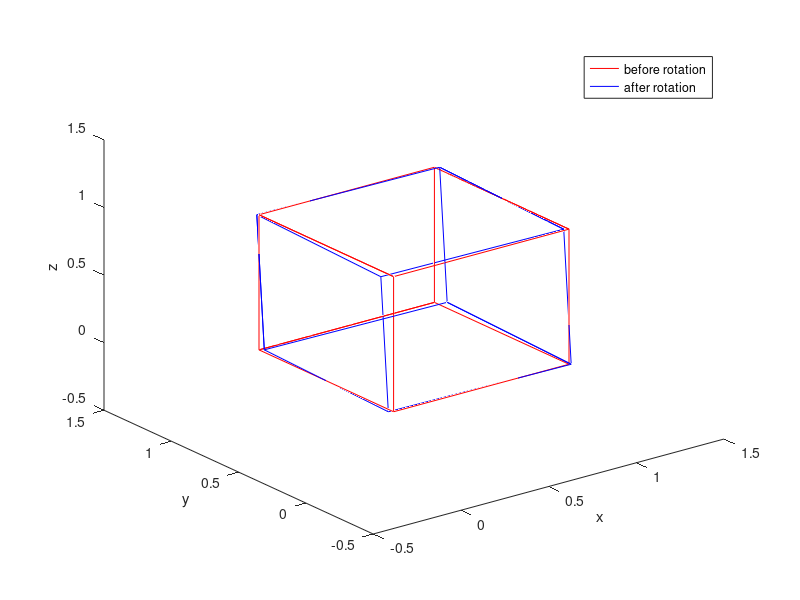

MATLAB code for this plot:
%%
% Assuming axis be z=x; And rotation angle be 90 degree
clc
clear all



 A = [0 0 0];
 B = [1 0 0];
 C = [0 1 0];
 D = [0 0 1];
 E = [0 1 1];
 F = [1 0 1];
 G = [1 1 0];
 H = [1 1 1];
 P = [A;B;F;H;G;C;A;D;E;H;F;D;E;C;G;B];
 p=[A;B;C;D;E;F;G;H];
 plot3(P(:,1),P(:,2),P(:,3),'r');
 hold on
 
 tx=sum(p(:,1))/8;
 ty=sum(p(:,2))/8;
 tz=sum(p(:,3))/8;

 T=[1 0 0 0;
     0 1 0 0;
     0 0 1 0;
     tx ty tz 1];
R=T;
theta=pi/4;
rotate_yaxis=[cos(theta),0,-1*sin(theta),0;
                0,1,0,0;
                sin(theta),0,cos(theta),0;
                0,0,0,1];
R=rotate_yaxis*R;
theta=pi/2;
rotate_zaxis=[cos(theta),sin(theta),0,0;
            -1*sin(theta),cos(theta),0,0;
            0,0,1,0;
            0,0,0,1];
R=rotate_zaxis*R;
theta=-1*pi/4;
rotate_yaxis=[cos(theta),0,-1*sin(theta),0;
                0,1,0,0;
                sin(theta),0,cos(theta),0;
                0,0,0,1];
R=rotate_yaxis*R;

tx=-sum(p(:,1))/8;
ty=-sum(p(:,2))/8;
tz=-sum(p(:,3))/8;
 T=[1 0 0 0;
     0 1 0 0;
     0 0 1 0;
     tx ty tz 1];
R=T*R;
newp=[P,ones(16,1)];
P=newp*R;
plot3(P(:,1),P(:,2),P(:,3),'b');
xlabel('x');
ylabel('y');
zlabel('z');
legend('before rotation','after rotation');